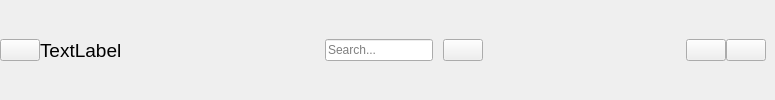
        <widget class="QWidget" name="header_widget" native="true">
         <property name="minimumSize">
          <size>
           <width>0</width>
           <height>40</height>
          </size>
         </property>
         <layout class="QHBoxLayout" name="horizontalLayout_4">
          <property name="spacing">
           <number>0</number>
          </property>
          <property name="leftMargin">
           <number>0</number>
          </property>
          <property name="topMargin">
           <number>0</number>
          </property>
          <property name="rightMargin">
           <number>9</number>
          </property>
          <property name="bottomMargin">
           <number>0</number>
          </property>
          <item>
           <widget class="QPushButton" name="change_btn">
            <property name="text">
             <string/>
            </property>
            <property name="icon">
             <iconset resource="resource.qrc">
              <normaloff>:/Icons/Icons/menu-burger.png</normaloff>:/Icons/Icons/menu-burger.png</iconset>
            </property>
            <property name="checkable">
             <bool>true</bool>
            </property>
           </widget>
          </item>
          <item>
           <widget class="QLabel" name="page_name">
            <property name="font">
             <font>
              <pointsize>14</pointsize>
             </font>
            </property>
            <property name="text">
             <string>TextLabel</string>
            </property>
           </widget>
          </item>
          <item>
           <spacer name="horizontalSpacer">
            <property name="orientation">
             <enum>Qt::Horizontal</enum>
            </property>
            <property name="sizeHint" stdset="0">
             <size>
              <width>203</width>
              <height>20</height>
             </size>
            </property>
           </spacer>
          </item>
          <item>
           <layout class="QHBoxLayout" name="horizontalLayout">
            <property name="spacing">
             <number>10</number>
            </property>
            <item>
             <widget class="QLineEdit" name="search_box">
              <property name="placeholderText">
               <string>Search...</string>
              </property>
             </widget>
            </item>
            <item>
             <widget class="QPushButton" name="search_btn">
              <property name="text">
               <string/>
              </property>
              <property name="icon">
               <iconset resource="resource.qrc">
                <normaloff>:/Icons/Icons/search.png</normaloff>:/Icons/Icons/search.png</iconset>
              </property>
              <property name="checkable">
               <bool>false</bool>
              </property>
             </widget>
            </item>
           </layout>
          </item>
          <item>
           <spacer name="horizontalSpacer_2">
            <property name="orientation">
             <enum>Qt::Horizontal</enum>
            </property>
            <property name="sizeHint" stdset="0">
             <size>
              <width>203</width>
              <height>20</height>
             </size>
            </property>
           </spacer>
          </item>
          <item>
           <widget class="QPushButton" name="notifications">
            <property name="text">
             <string/>
            </property>
            <property name="icon">
             <iconset resource="resource.qrc">
              <normaloff>:/Icons/Icons/bell.png</normaloff>:/Icons/Icons/bell.png</iconset>
            </property>
            <property name="checkable">
             <bool>false</bool>
            </property>
            <property name="autoExclusive">
             <bool>false</bool>
            </property>
           </widget>
          </item>
          <item>
           <widget class="QPushButton" name="profile_side">
            <property name="font">
             <font>
              <pointsize>9</pointsize>
             </font>
            </property>
            <property name="text">
             <string/>
            </property>
            <property name="icon">
             <iconset resource="resource.qrc">
              <normaloff>:/Icons/Icons/13041701241579605654-128.png</normaloff>
              <normalon>:/Icons/Icons/iconmonstr-user-circle-thin-240.png</normalon>:/Icons/Icons/13041701241579605654-128.png</iconset>
            </property>
            <property name="iconSize">
             <size>
              <width>16</width>
              <height>16</height>
             </size>
            </property>
            <property name="checkable">
             <bool>false</bool>
            </property>
            <property name="autoExclusive">
             <bool>false</bool>
            </property>
           </widget>
          </item>
         </layout>
        </widget>
